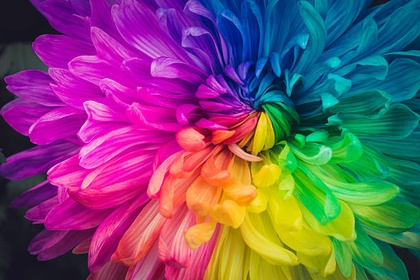
%> input picture Practical 2/image.jpg, 420 x 280 px, shrunk from 612 x 408 before the run
$ octave ThresholdTransformation.m   (GNU Octave 9; MATLAB toolbox functions it lacks are replaced by stand-ins)
%> lines starting %> are read from the running program, lines starting %| are printed output that depends on the picture; in (x1, y1, x2, y2) boxes, pixels count from 0 and x2, y2 are one past the last pixel; in counts of white or black regions, pixels touching at a corner belong together; the program's own positions count from 1
img = imread('image.jpg');
%> img is the input picture: size 280x420x3 uint8; mean R, G, B 116.3, 80.5, 108
gray = rgb2gray(img);
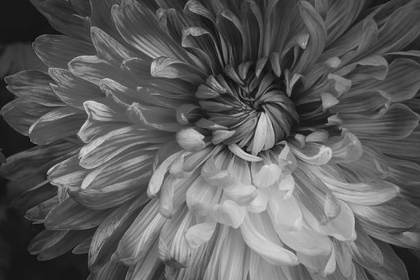
%> gray: size 280x420 uint8; min 8, max 218, mean 94.3
[m, n] = size(gray);
%> m = 280; n = 420

for i = 1:m
    for j = 1:n
        if img(i,j) >= 125
            gray(i,j) = 255;
        else
            gray(i,j) = 0;
        end
    end
end
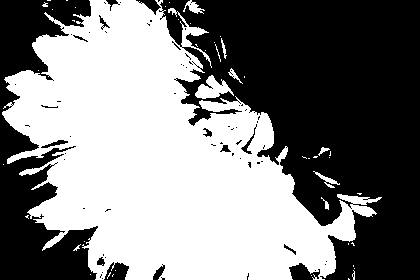
%> gray: size 280x420 uint8; 50.2% white; 69 black regions (53 under 20 px), largest, box (x1, y1, x2, y2) and area: (159, 0, 420, 280) 43941, (0, 0, 98, 280) 13091, (289, 263, 320, 280) 323

subplot (1,2,1), imshow(img), title('Original Image');
subplot (1,2,2), imshow(gray), title('Threshold Image');
